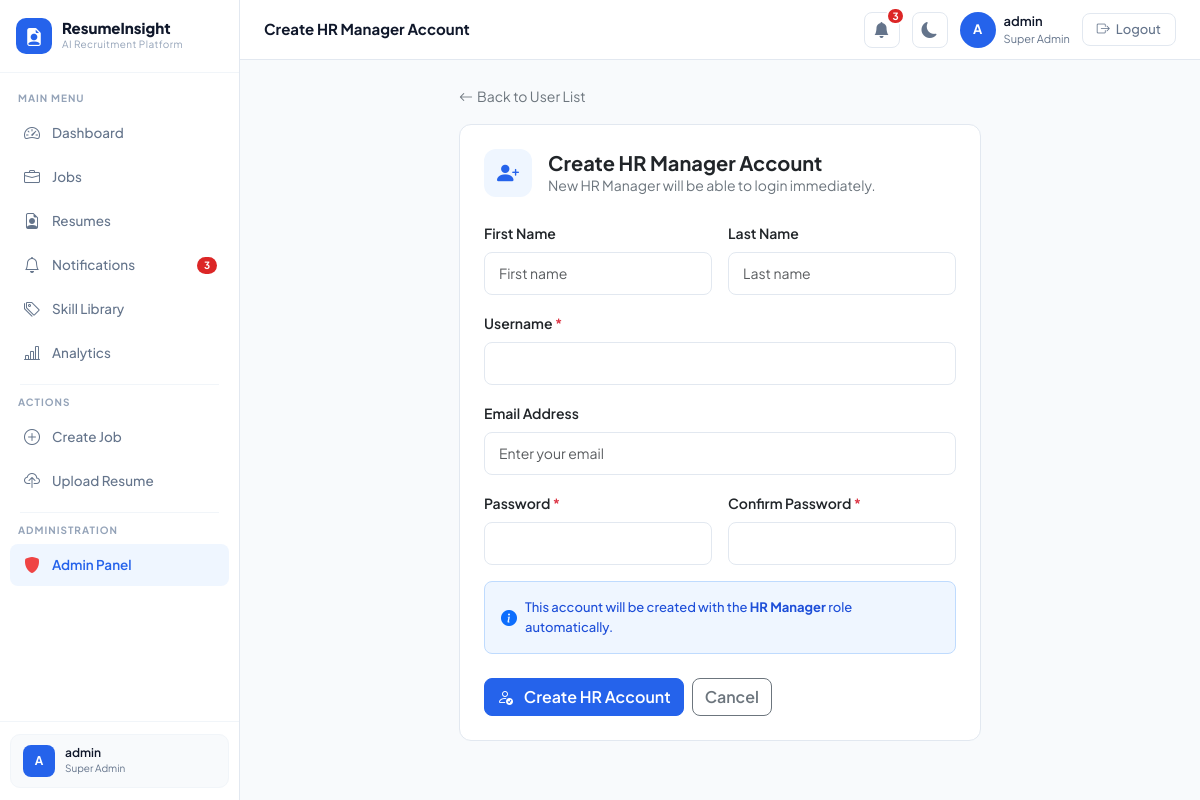
The page /admin-panel/users/create/ (signed in) on the database its author committed.
### core/models.py (models this page shows, shortened)
class User(AbstractUser):
    ROLE_CHOICES = [
        ('hr_manager', 'HR Manager'),
        ('super_admin', 'Super Admin'),
    ]
    role = models.CharField(
        max_length=20,
        choices=ROLE_CHOICES,
        default='hr_manager'
    )
    profile_picture = models.ImageField(
        upload_to='profile_pics/',
        null=True,
        blank=True
    )
    def is_super_admin(self):
        return self.role == 'super_admin'

### core/views.py (the view)
# urls.py: path('admin-panel/users/create/',       views.admin_create_hr_view,    name='admin_create_hr'),
@login_required
@super_admin_required
def admin_create_hr_view(request):
    from .forms import HRSignupForm
    if request.method == 'POST':
        form = HRSignupForm(request.POST)
        if form.is_valid():
            user = form.save(commit=False)
            user.role = 'hr_manager'
            user.save()
            messages.success(
                request,
                f'HR Manager account created for {user.username}.'
            )
            return redirect('admin_user_list')
    else:
        form = HRSignupForm()
    return render(request, 'superadmin/create_hr.html', {'form': form})

### core/forms.py (shortened to what this page needs)
class HRSignupForm(UserCreationForm):
    email = forms.EmailField(
        required=True,
        widget=forms.EmailInput(attrs={
            'class': 'form-control',
            'placeholder': 'Enter your email'
        })
    )
    first_name = forms.CharField(
        required=True,
        widget=forms.TextInput(attrs={
            'class': 'form-control',
            'placeholder': 'First name'
        })
    )
    last_name = forms.CharField(
        required=True,
        widget=forms.TextInput(attrs={
            'class': 'form-control',
            'placeholder': 'Last name'
        })
    )
    class Meta:
        model  = User
        fields = ['first_name', 'last_name', 'username', 'email',
                  'password1', 'password2']
    def __init__(self, *args, **kwargs):
        super().__init__(*args, **kwargs)
        for field_name, field in self.fields.items():
            field.widget.attrs['class'] = 'form-control'

### core/views.py (called while the page is built)
def super_admin_required(view_func):
    @wraps(view_func)
    def wrapper(request, *args, **kwargs):
        if not request.user.is_authenticated:
            return redirect('login')
        if not request.user.is_super_admin():
            messages.error(request, 'Access denied. Super Admin only.')
            return redirect('dashboard')
        return view_func(request, *args, **kwargs)
    return wrapper

### templates/superadmin/create_hr.html (shortened to what this page needs)
{% extends 'layout.html' %}
{% block page_title %}Create HR Manager Account{% endblock %}
{% block page_content %}
<div class="p-4">
    <div class="row justify-content-center">
        <div class="col-md-7">
            <a href="{% url 'admin_user_list' %}"
               class="text-decoration-none text-secondary small">
                <i class="bi bi-arrow-left me-1"></i>Back to User List
            </a>
            <div class="sa-card mt-3 p-4">
                <div class="d-flex align-items-center gap-3 mb-4">
                    <div style="width:48px; height:48px; background:#EFF6FF;
                                border-radius:12px; display:flex; align-items:center;
                                justify-content:center; font-size:22px; color:#2563EB;">
                        <i class="bi bi-person-plus-fill"></i>
                    </div>
                    <div>
                        <h5 class="fw-bold mb-0">Create HR Manager Account</h5>
                        <p class="text-secondary small mb-0">
                            New HR Manager will be able to login immediately.
                        </p>
                    </div>
                </div>
                <form method="POST">
                    <div class="row g-3">
                        <div class="col-md-6">
                            <label class="form-label fw-semibold small">
                                First Name
                            </label>
                            {{ form.first_name }}
                        </div>
                        <div class="col-md-6">
                            <label class="form-label fw-semibold small">
                                Last Name
                            </label>
                            {{ form.last_name }}
                        </div>
                        <div class="col-12">
                            <label class="form-label fw-semibold small">
                                Username <span class="text-danger">*</span>
                            </label>
                            {{ form.username }}
                        </div>
                        <div class="col-12">
                            <label class="form-label fw-semibold small">
                                Email Address
                            </label>
                            {{ form.email }}
                        </div>
                        <div class="col-md-6">
                            <label class="form-label fw-semibold small">
                                Password <span class="text-danger">*</span>
                            </label>
                            {{ form.password1 }}
                        </div>
                        <div class="col-md-6">
                            <label class="form-label fw-semibold small">
                                Confirm Password <span class="text-danger">*</span>
                            </label>
                            {{ form.password2 }}
                        </div>
                    </div>
                    <div class="mt-3 p-3 rounded-3" style="background:#EFF6FF; border:1px solid #BFDBFE;">
                        <div class="d-flex align-items-center gap-2">
                            <i class="bi bi-info-circle-fill text-primary"></i>
                            <span style="font-size:13px; color:#1D4ED8; font-weight:500;">
                                This account will be created with the
                                <strong>HR Manager</strong> role automatically.
                            </span>
                        </div>
                    </div>
                    <div class="d-flex gap-2 mt-4">
                        <button type="submit" class="btn btn-primary">
                            <i class="bi bi-person-check me-2"></i>
                            Create HR Account
                        </button>
                        <a href="{% url 'admin_user_list' %}"
                           class="btn btn-outline-secondary">
                            Cancel
                        </a>
                    </div>
                </form>
            </div>
        </div>
    </div>
</div>
{% endblock %}

### templates/layout.html (shortened to what this page needs)
{% extends 'base.html' %}
{% block content %}
<aside class="sidebar">
    <div class="sidebar-brand">
        <a href="{% url 'dashboard' %}" class="brand-logo">
            <div class="brand-icon"><i class="bi bi-file-earmark-person-fill"></i></div>
            <div>
                <div class="brand-text">ResumeInsight</div>
                <div class="brand-sub">AI Recruitment Platform</div>
            </div>
        </a>
    </div>
    <nav class="sidebar-nav">
        <div class="nav-label">Main Menu</div>
        <a href="{% url 'dashboard' %}"
           class="nav-item {% if request.resolver_match.url_name == 'dashboard' %}active{% endif %}">
            <i class="bi bi-speedometer2 nav-icon"></i> Dashboard
        </a>
        <a href="{% url 'job_list' %}"
           class="nav-item {% if 'job' in request.resolver_match.url_name %}active{% endif %}">
            <i class="bi bi-briefcase nav-icon"></i> Jobs
        </a>
        <a href="{% url 'resume_list' %}"
           class="nav-item {% if 'resume' in request.resolver_match.url_name %}active{% endif %}">
            <i class="bi bi-file-earmark-person nav-icon"></i> Resumes
        </a>
        <a href="{% url 'notifications' %}"
           class="nav-item {% if request.resolver_match.url_name == 'notifications' %}active{% endif %}">
            <i class="bi bi-bell nav-icon"></i>
            Notifications
            <span class="sidebar-notif-badge" id="sidebarNotifBadge"></span>
        </a>
        <a href="{% url 'skill_library' %}"
   class="nav-item {% if request.resolver_match.url_name == 'skill_library' %}active{% endif %}">
    <i class="bi bi-tags nav-icon"></i> Skill Library
</a>
        <a href="{% url 'analytics' %}"
            class="nav-item {% if request.resolver_match.url_name == 'analytics' %}active{% endif %}">
             <i class="bi bi-bar-chart-line nav-icon"></i> Analytics
        </a>
        <div class="sidebar-divider"></div>
        <div class="nav-label">Actions</div>
        <a href="{% url 'job_create' %}" class="nav-item">
            <i class="bi bi-plus-circle nav-icon"></i> Create Job
        </a>
        <a href="{% url 'resume_upload' %}" class="nav-item">
            <i class="bi bi-cloud-upload nav-icon"></i> Upload Resume
        </a>
        {% if request.user.is_super_admin %}
        <div class="sidebar-divider"></div>
        <div class="nav-label">Administration</div>
        <a href="{% url 'admin_dashboard' %}" class="nav-item
            {% if 'admin' in request.resolver_match.url_name %}active{% endif %}">
            <i class="bi bi-shield-fill nav-icon" style="color:#EF4444;"></i>
            Admin Panel
        </a>
        {% endif %}
    </nav>
    <div class="sidebar-footer">
        <div class="user-card">
            <div class="user-card-avatar">
                {{ request.user.first_name|first|default:request.user.username|first|upper }}
            </div>
            <div>
                <div class="user-card-name">
                    {{ request.user.get_full_name|default:request.user.username }}
                </div>
                <div class="user-card-role">{{ request.user.get_role_display }}</div>
            </div>
        </div>
    </div>
</aside>
<header class="topbar">
    <div class="topbar-title">{% block page_title %}{% endblock %}</div>
    <a href="{% url 'notifications' %}" class="bell-wrap" title="Notifications">
        <i class="bi bi-bell-fill"></i>
        <span class="notif-badge" id="notifBadge" style="display:none;"></span>
    </a>
    <button class="dark-toggle" id="darkToggle" title="Toggle Dark Mode">
        <i class="bi bi-moon-fill" id="darkIcon"></i>
    </button>
    <div class="d-flex align-items-center gap-2">
        <div class="user-avatar">
            {{ request.user.first_name|first|default:request.user.username|first|upper }}
        </div>
        <div>
            <div class="topbar-user-name">
                {{ request.user.get_full_name|default:request.user.username }}
            </div>
            <div class="topbar-user-role">{{ request.user.get_role_display }}</div>
        </div>
    </div>
    <a href="{% url 'logout' %}" class="btn-logout">
        <i class="bi bi-box-arrow-right"></i> Logout
    </a>
</header>
<main class="main-wrapper">
    {% block page_content %}{% endblock %}
</main>
{% endblock %}

### templates/base.html (style rules this page uses)
body { font-family: 'Plus Jakarta Sans', sans-serif; background: #F8FAFC; }
.form-control, .form-select { border-radius: 8px !important; border: 1.5px solid #E2E8F0 !important; font-family: 'Plus Jakarta Sans', sans-serif; font-size: 14px; padding: 10px 14px !important; transition: all 0.2s; }
.btn { font-family: 'Plus Jakarta Sans', sans-serif; font-weight: 600; border-radius: 8px !important; }
.btn-primary { background: #2563EB !important; border-color: #2563EB !important; }

### templates/superadmin/create_hr.html (style rules this page uses)
.sa-card { background: white; border: 1px solid #E2E8F0; border-radius: 12px; }

### rows shown on the page
User: user.first_name|first "A", user.get_full_name "admin", user.role "Super Admin"
